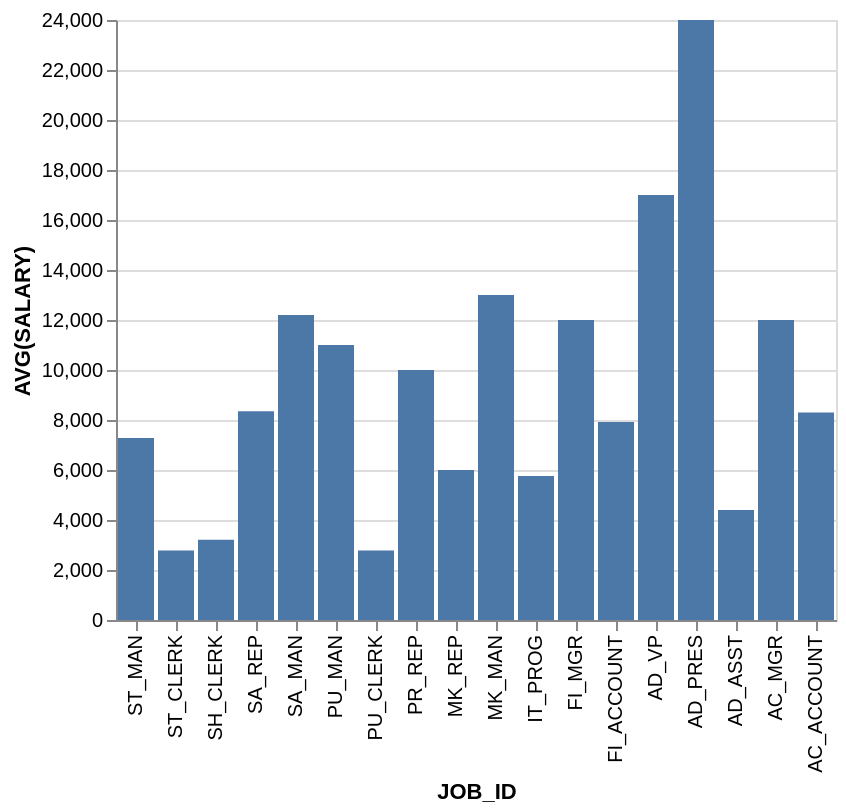

Write the Vega-Lite specification saved for this chart.
### Vega-Lite specification from a JSON file in a GitHub repository (floating-point values rounded to 4 significant figures)
{"data": {"values": [{"x_data": "ST_MAN", "y_data": 7280}, {"x_data": "ST_CLERK", "y_data": 2785}, {"x_data": "SH_CLERK", "y_data": 3215}, {"x_data": "SA_REP", "y_data": 8350}, {"x_data": "SA_MAN", "y_data": 12200}, {"x_data": "PU_MAN", "y_data": 11000}, {"x_data": "PU_CLERK", "y_data": 2780}, {"x_data": "PR_REP", "y_data": 10000}, {"x_data": "MK_REP", "y_data": 6000}, {"x_data": "MK_MAN", "y_data": 13000}, {"x_data": "IT_PROG", "y_data": 5760}, {"x_data": "FI_MGR", "y_data": 12000}, {"x_data": "FI_ACCOUNT", "y_data": 7920}, {"x_data": "AD_VP", "y_data": 17000}, {"x_data": "AD_PRES", "y_data": 24000}, {"x_data": "AD_ASST", "y_data": 4400}, {"x_data": "AC_MGR", "y_data": 12000}, {"x_data": "AC_ACCOUNT", "y_data": 8300}]}, "mark": "bar", "encoding": {"x": {"field": "x_data", "type": "nominal", "title": "JOB_ID", "sort": "descending"}, "y": {"field": "y_data", "type": "quantitative", "title": "AVG(SALARY)"}}}
